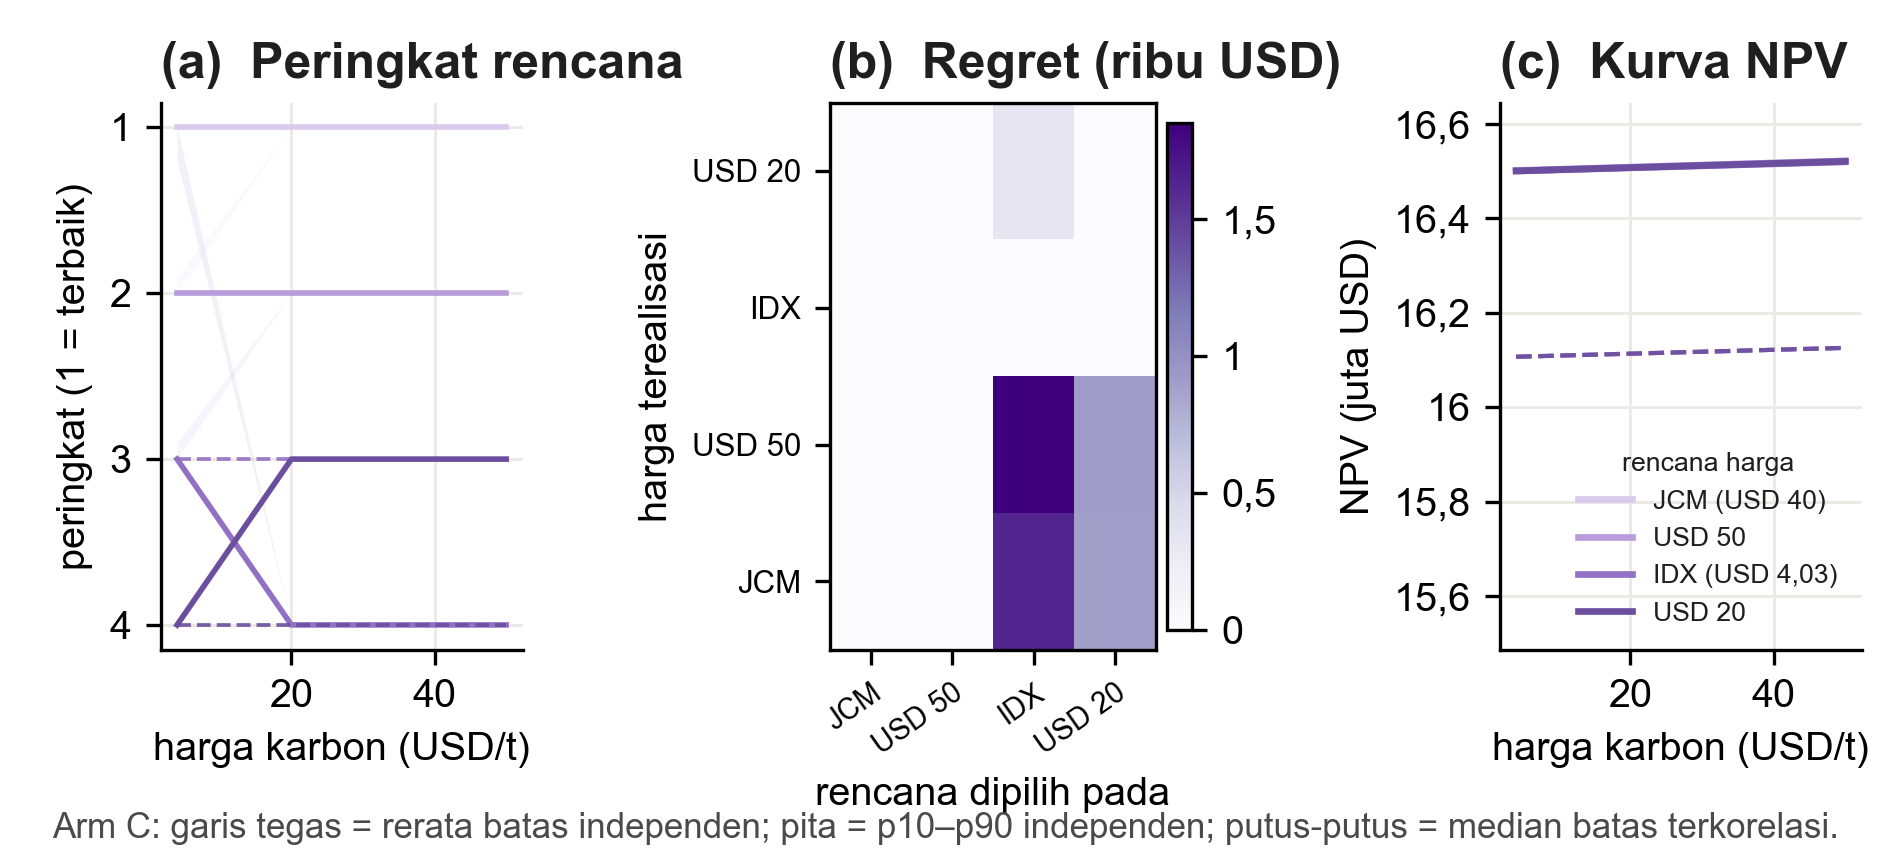

Source code (Python):
"""Figure 7 - carbon-price ranking pivot, regret, and NPV curves."""

from pathlib import Path

import matplotlib

matplotlib.use("Agg")
import matplotlib.pyplot as plt
from feature007_common import localize
import numpy as np
from matplotlib.ticker import MaxNLocator

from feature007_common import blocked_main, load_table, parser, require_ready


OUT_DIR = Path(__file__).parent
INK = "#1F1F1F"
SUB_INK = "#4A4A4A"
PURPLES = ["#D9CBEE", "#B79BDB", "#9271C4", "#6C4E9E"]
GOLD = "#8A6D00"

# Compact display labels for the regret-matrix ticks so long scenario ids do not
# bleed across panels; unknown ids fall back to themselves.
PRICE_SHORT = {
    "current_idx": "IDX",
    "domestic_maturing": "USD 20",
    "article6_jcm": "JCM",
    "aspirational": "USD 50",
}


def _style(ax) -> None:
    ax.spines[["top", "right"]].set_visible(False)
    ax.grid(color="#ECEAE4", lw=0.7)
    ax.set_axisbelow(True)


PLAN_LABEL = {"current_idx": "IDX (USD 4,03)", "domestic_maturing": "USD 20",
              "article6_jcm": "JCM (USD 40)", "aspirational": "USD 50"}


def generate() -> None:
    args = parser(7, __doc__).parse_args()
    manifest, _ = require_ready(args.bundle, args.figure_number)
    rankings = load_table(args.bundle, manifest, "carbon_price_rankings")
    regret = load_table(args.bundle, manifest, "carbon_price_regret")
    curves = load_table(args.bundle, manifest, "npv_vs_carbon_price")

    plt.rcParams.update(
        {
            "font.family": "Arial",
            "font.size": 9.5,
            "axes.titlesize": 12,
            "axes.labelsize": 9.5,
            "pdf.fonttype": 42,
            "ps.fonttype": 42,
            "text.color": INK,
        }
    )
    fig, axes = plt.subplots(1, 3, figsize=(6.3, 2.85), gridspec_kw={"wspace": 0.85})

    ax = axes[0]
    plans = sorted({row["scenario_id"] for row in rankings})
    prices = sorted({float(row["carbon_price_usd_per_tonne"]) for row in rankings})
    for index, plan in enumerate(plans):
        rows = sorted(
            (row for row in rankings if row["scenario_id"] == plan),
            key=lambda row: float(row["carbon_price_usd_per_tonne"]),
        )
        x_rank = np.array([
            float(row["carbon_price_usd_per_tonne"]) for row in rows
        ])
        ranks = np.array([float(row["rank"]) for row in rows])
        rank_low = np.array([
            float(row["independent_rank_p10"]) for row in rows
        ])
        rank_high = np.array([
            float(row["independent_rank_p90"]) for row in rows
        ])
        correlated_rank = np.array([
            float(row["correlated_rank"]) for row in rows
        ])
        color = PURPLES[index % len(PURPLES)]
        ax.fill_between(
            x_rank,
            rank_low,
            rank_high,
            color=color,
            alpha=0.10,
            lw=0,
        )
        ax.plot(x_rank, ranks, lw=1.35, color=color)
        ax.plot(
            x_rank,
            correlated_rank,
            lw=0.9,
            ls="--",
            alpha=0.9,
            color=color,
        )
    ax.invert_yaxis()
    ax.yaxis.set_major_locator(MaxNLocator(integer=True))
    ax.set_xlabel("harga karbon (USD/t)")
    ax.set_ylabel("peringkat (1 = terbaik)")
    ax.set_title("(a)  Peringkat rencana", loc="left", fontweight="bold")
    _style(ax)

    ax = axes[1]
    chosen = sorted({row["chosen_price_scenario"] for row in regret})
    realised = sorted({row["realized_price_scenario"] for row in regret})
    matrix = np.full((len(realised), len(chosen)), np.nan)
    for row in regret:
        matrix[realised.index(row["realized_price_scenario"]), chosen.index(row["chosen_price_scenario"])] = (
            float(row["regret_usd"]) / 1e3
        )
    image = ax.imshow(matrix, cmap="Purples", origin="lower", aspect="auto")
    ax.set_xticks(range(len(chosen)), [PRICE_SHORT.get(c, c) for c in chosen],
                  rotation=35, ha="right", rotation_mode="anchor", fontsize=7.0)
    ax.set_yticks(range(len(realised)), [PRICE_SHORT.get(r, r) for r in realised],
                  fontsize=7.5)
    ax.set_xlabel("rencana dipilih pada")
    ax.set_ylabel("harga terealisasi")
    ax.set_title("(b)  Regret (ribu USD)", loc="left", fontweight="bold")
    fig.colorbar(image, ax=ax, pad=0.03, fraction=0.07)

    ax = axes[2]
    curve_plans = sorted({row["scenario_id"] for row in curves})
    for index, plan in enumerate(curve_plans):
        rows = sorted((row for row in curves if row["scenario_id"] == plan),
                      key=lambda row: float(row["carbon_price_usd_per_tonne"]))
        x = np.array([float(row["carbon_price_usd_per_tonne"]) for row in rows])
        mean = np.array([float(row["npv_usd"]) / 1e6 for row in rows])
        low = np.array([float(row["npv_low_usd"]) / 1e6 for row in rows])
        high = np.array([float(row["npv_high_usd"]) / 1e6 for row in rows])
        correlated = np.array([
            (
                float(row["correlated_npv_usd"]) / 1e6
                if row.get("correlated_npv_usd", "") not in {"", None}
                else np.nan
            )
            for row in rows
        ])
        color = PURPLES[index % len(PURPLES)]
        label = PLAN_LABEL.get(plan.removeprefix("chosen:"), plan.removeprefix("chosen:"))
        ax.fill_between(x, low, high, color=color, alpha=0.12, lw=0)
        ax.plot(x, mean, color=color, lw=1.6, label=label)
        if np.isfinite(correlated).any():
            ax.plot(x, correlated, color=color, lw=1.0, ls="--", alpha=0.9)
        ax.set_xlabel("harga karbon (USD/t)")
    ax.set_ylabel("NPV (juta USD)")
    ax.set_title("(c)  Kurva NPV", loc="left", fontweight="bold")
    ax.legend(
        title="rencana harga",
        frameon=False,
        fontsize=6.4,
        title_fontsize=6.4,
        loc="lower right",
    )
    ax.set_ylim(ax.get_ylim()[0] - 0.6, ax.get_ylim()[1] + 0.1)
    _style(ax)

    fig.text(0.5, 0.02,
             "Arm C: garis tegas = rerata batas independen; pita = p10–p90 independen; "
             "putus-putus = median batas terkorelasi.",
             ha="center", fontsize=8.4, color=SUB_INK)
    fig.subplots_adjust(left=0.085, right=0.985, top=0.88, bottom=0.24)
    localize(fig)
    fig.savefig(OUT_DIR / "fig07_carbon_price_pivot.pdf")
    fig.savefig(OUT_DIR / "fig07_carbon_price_pivot.png", dpi=300)
    plt.close(fig)
    print("wrote", OUT_DIR / "fig07_carbon_price_pivot.pdf")


if __name__ == "__main__":
    raise SystemExit(blocked_main(generate))
